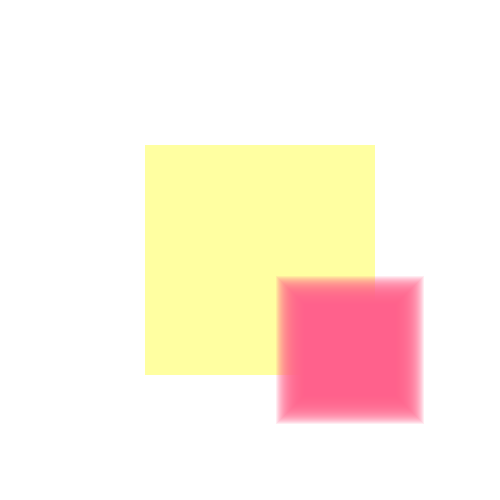
Frame 1 (no input)
Frame 60 (the mouse pressed at the canvas centre just before this capture): identical to frame 1, image omitted
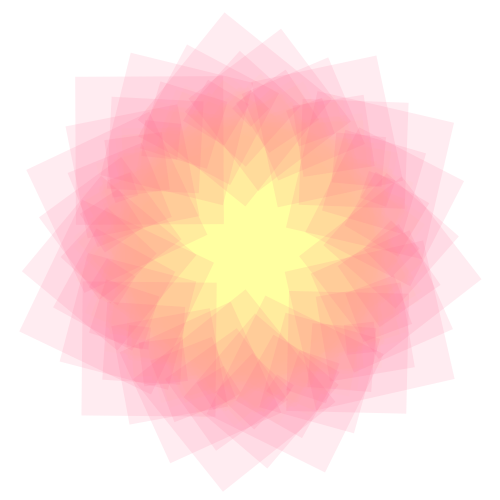
Frame 120 (the mouse held since frame 60 and released just before this capture)

The Processing sketch that drew these frames (run headless with seeded random() and noise(); from frame 60 on, the mouse is pressed at the canvas centre):

// Processing sketch: processing_55535
// ── processing_55535.pde

/* Code by Julia Grzeskowiak
York/Sheridan Joint Program in Design */
//reference: Suvani Suri - http://www.openprocessing.org/sketch/24520 //

float a= 1;          //set variables 
float e =300;
float f = 0.001;

void setup()
{
  size(500, 500);
  smooth();
  noStroke();
  rectMode(CENTER);   //set rectangle mode to center adjustment
  }
  
void draw()
{
  background(255);
  translate(width/2, height/2);    // translate width and height of canvas divided by 2: (500/2,500/2) = (250,250)
  
  a += f;                          // a add increments of f (0.001)
for(int j = 50; j < 150; j += 2)   // assign variable j to 50; j is less than 150; j increases by increments of 2) when:
  {
   if (mousePressed == true) {    // if mouse is pressed, 'a' will rotate 
     rotate(a);
  } 
    fill(color(255,255,157,15));   // fill colours R=255, G=255, B=157, opacity= 15
    rect(10,10,e-70,e-70);         // (x,y, width, height)
  }
  for(int e = 20; e < 150; e += 2)  // assign variable e as 20; e is less than 150; e increases by increments of 2) when:
  {
    if (mousePressed == true) {     // if mouse is pressed, 'a' will rotate 
      rotate(a);
   }
    fill(color(255,97,140,30));    // fill colours R=255, G=97, B=140, opacity= 30
    rect(100,100,e,e);             // (x,y, width, height) 
  }
}
